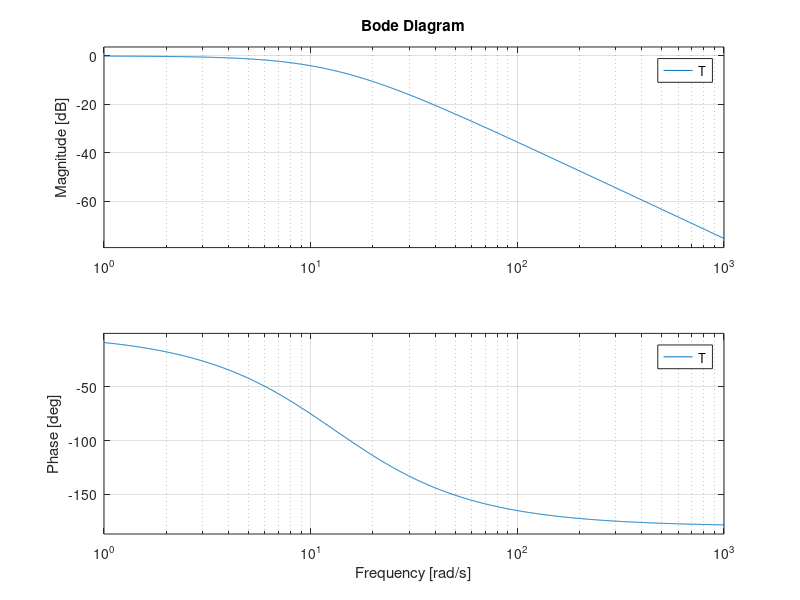
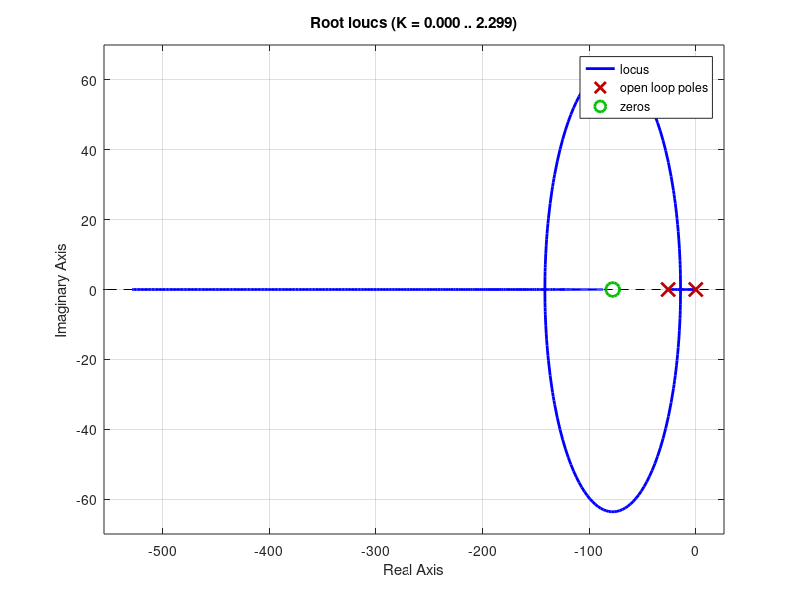
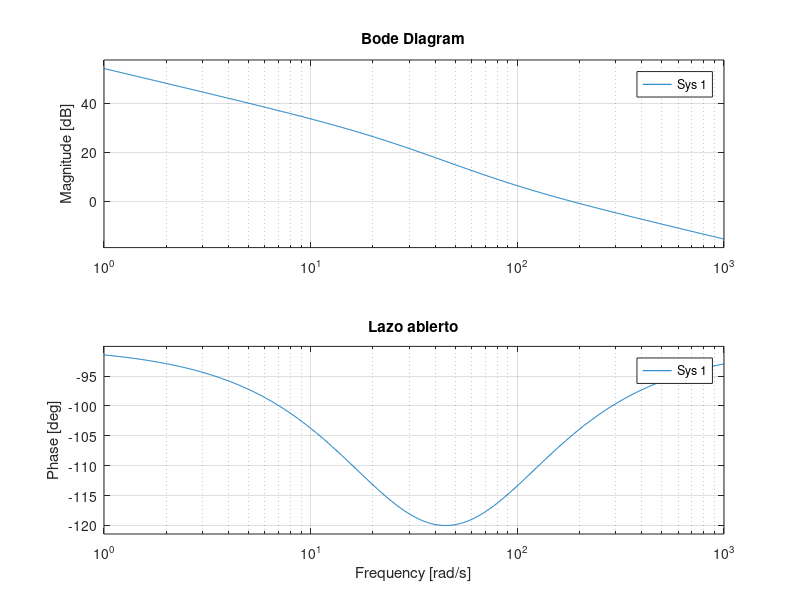

The MATLAB script that drew these images, in order: (Note: this script raises an error after producing the figures.)
%% diseño de controlador servomecanismos 
tau = 38.5e-3; 
Km = 46.27/(138 - 38.5);

G = zpk([],[0, -1/tau], Km/tau); 

% Diseño rlocus 
K = 1/(4 * tau * Km); 

T = feedback(K*G, 1);
step(T)

%% Total de 210 puntos 
pts = 210;    % cantidad de puntos por la trayectoria
Ttotal = 12; 
Tpt = Ttotal / pts;

bode(T); 
s = tf('s'); 
C = (s + 3 *  1/tau); 


figure(); 
rlocus(1.52 * C * K * G); 
figure();
bode(C * K * G); title("Lazo abierto")
figure(); 
Tc = feedback(C * K * G, 1); 
U = feedback()
hold on; 
bode(Tc)
hold off; 
figure(); 
step(T, Tc); 
xline(Tpt); 
%% Revision 
C = K; 
Tu = feedback(K, G); step(0.03 * Tu); title("Accion de control"); 
figure()
T = feedback(K*G, 1); step(0.03 * T); title("Seguimiento"); 

%% Discretizacion en arduino 
Cdiscrete = c2d(K, 2.5e-3, 'tustin')


